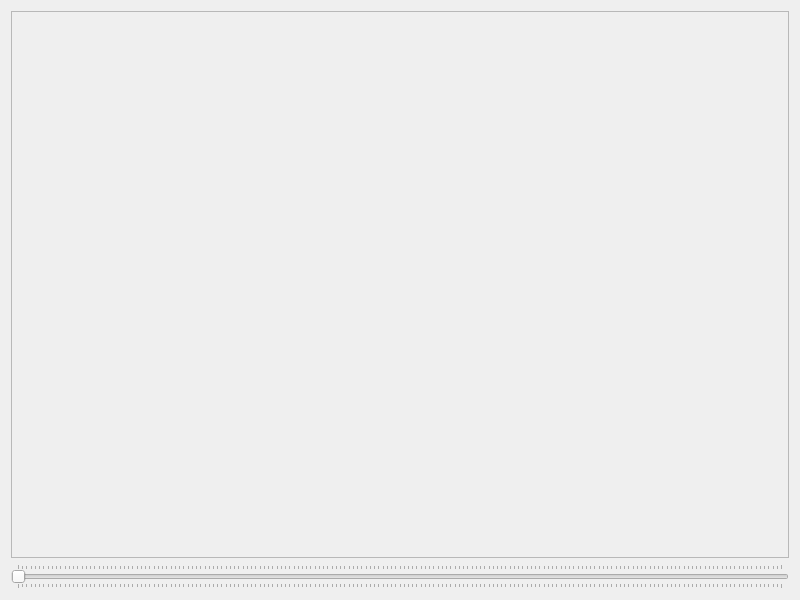
<?xml version="1.0" encoding="UTF-8"?>
<ui version="4.0">
 <class>CVue</class>
 <widget class="QWidget" name="CVue">
  <property name="geometry">
   <rect>
    <x>0</x>
    <y>0</y>
    <width>800</width>
    <height>600</height>
   </rect>
  </property>
  <property name="windowTitle">
   <string>CVue</string>
  </property>
  <layout class="QGridLayout" name="gridLayout">
   <item row="0" column="0">
    <widget class="QFrame" name="frmPolaire">
     <property name="frameShape">
      <enum>QFrame::StyledPanel</enum>
     </property>
     <property name="frameShadow">
      <enum>QFrame::Raised</enum>
     </property>
    </widget>
   </item>
   <item row="1" column="0">
    <widget class="QSlider" name="slider">
     <property name="maximum">
      <number>180</number>
     </property>
     <property name="singleStep">
      <number>1</number>
     </property>
     <property name="orientation">
      <enum>Qt::Horizontal</enum>
     </property>
     <property name="tickPosition">
      <enum>QSlider::TicksBothSides</enum>
     </property>
    </widget>
   </item>
  </layout>
 </widget>
 <resources/>
 <connections/>
</ui>
